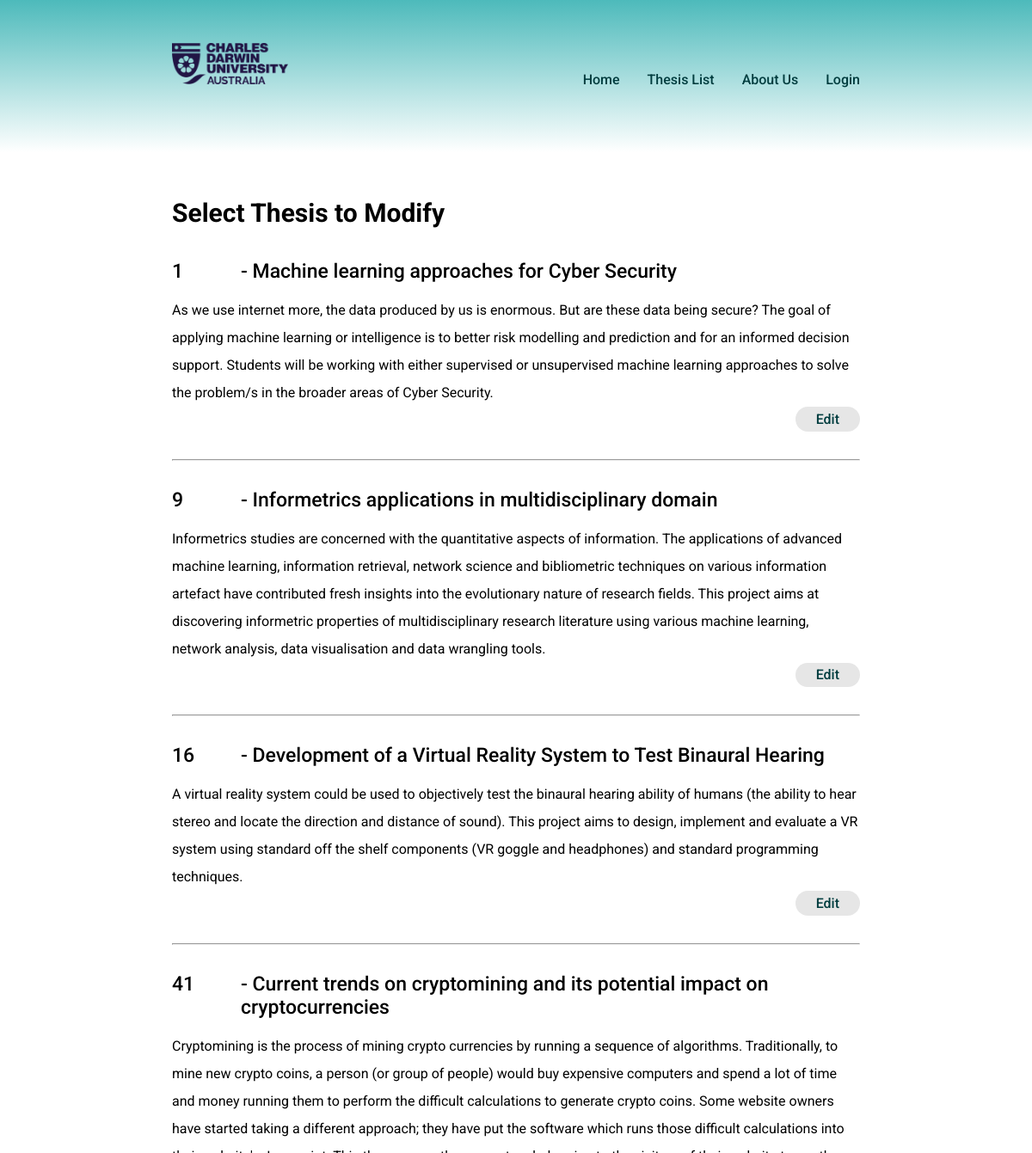
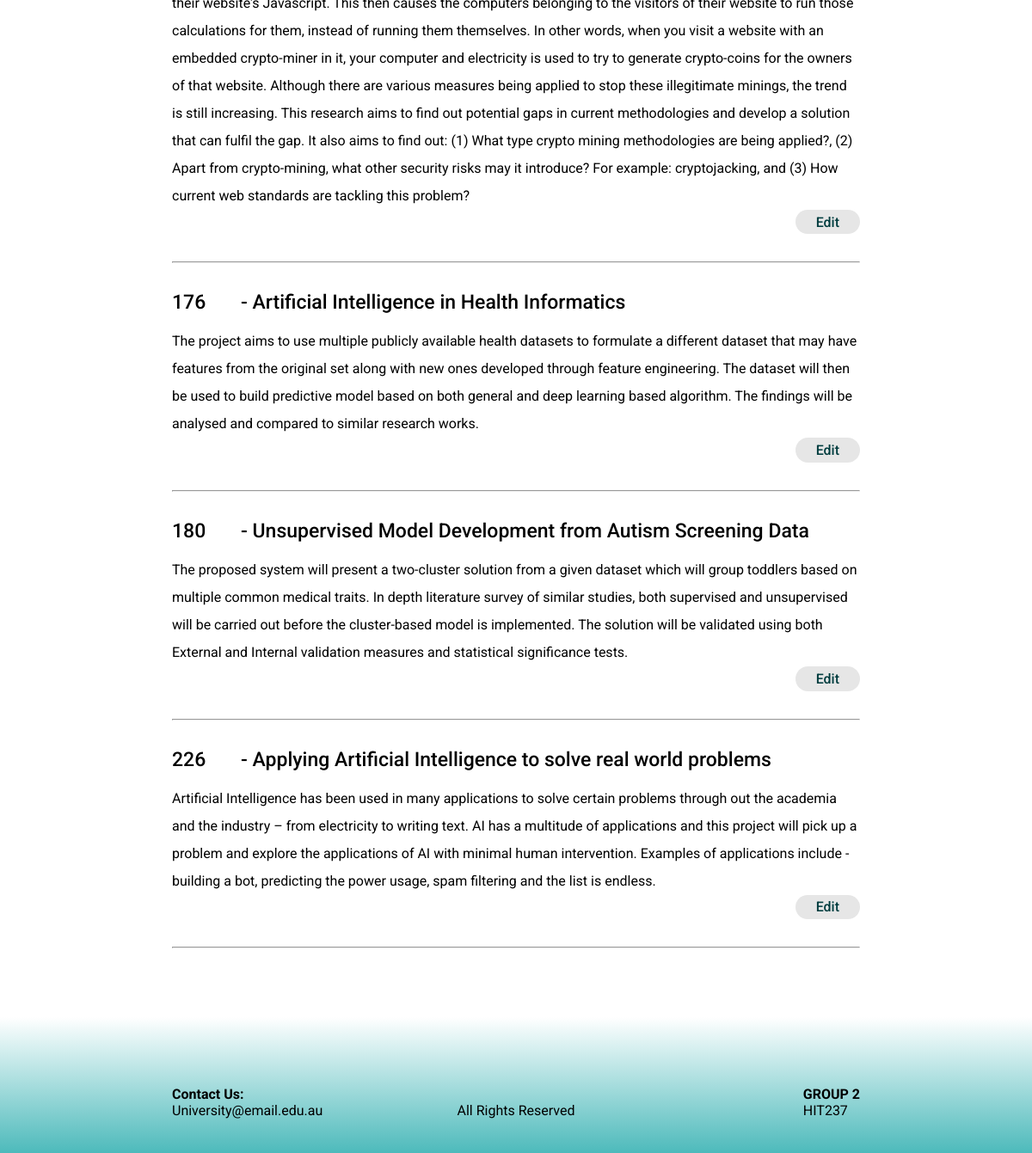
/modify/, run on the app's committed database (2 pictures, top to bottom).
### main/models.py (models this page shows, shortened)
class Thesis(models.Model):
    topic_number = models.IntegerField(
        validators=[
            MinValueValidator(0),
            MaxValueValidator(1000),
        ],
        verbose_name='Thesis Number',
        primary_key=True,
    )
    title = models.CharField(max_length=100, verbose_name='Thesis Title',)
    description = models.TextField(verbose_name='Thesis Description')
    category = models.ForeignKey(Category, on_delete=models.PROTECT, verbose_name='Category Name')
    supervisor = models.ForeignKey(Supervisor, on_delete= models.PROTECT, verbose_name='Supervisor Name')
    course = models.ManyToManyField(Course, verbose_name='Course Name')
    campus = models.ManyToManyField(Campus, verbose_name='Campus Name',)
    date_created = models.DateTimeField(auto_now_add=True, verbose_name = 'Date Created')
    last_edited = models.DateTimeField(auto_now=True, verbose_name = 'Date Edited')
    group_taker_limit = models.IntegerField(
        validators=[
            MinValueValidator(0),
            MaxValueValidator(20),
        ],
        verbose_name='Number Limit of group takers',
        null = True
    )

### main/views.py (the view, shortened to what this page needs)
# urls.py: path('modify/', views.modify, name='modify'),
def modify(request, topic_number=None):
    if topic_number is None:
        thesis = Thesis.objects.all()
        context = {
            'thesis': thesis,
            'edit_menu': True,
        }
        return render(request, "main/modify.html", context)

### main/templates/main/modify.html (shortened to what this page needs)
{% extends "main/base.html" %}
{% block main_body %}
    {% if edit_menu is True %}
        <h2>Select Thesis to Modify</h2>
        {% for thesis in thesis %}
            <section class=thesis-modify-container>
                <div class='thesis-title-container'>
                    <h3 class="topic_number">{{ thesis.topic_number }}</h3>
                    <h3>- {{ thesis.title }}</h3>
                </div>
                <p class="thesis-description">{{ thesis.description }}</p>
                <div class="modify-link-alignment">
                    <a class="modify-link" href="{% url 'modify' thesis.topic_number %}">Edit</a>
                </div>
            </section>
            <hr>
        {% endfor %}
    {% endif %}
{% endblock %}

### main/static/styles.css (style rules this page uses)
:root { font-family: 'Roboto'; --primary-color: #4dbabb; --secondary-color: #e6e6e6; --font-primary: black; --font-secondary: rgb(0, 61, 63); }
body { min-height: 100vh; display: flex; flex-direction: column; justify-content: space-between; }
.supervisor, .courses, .campus, .topic_number, .description_container { display: flex; margin: 1.5rem 0; }
.main_body h2 { font-weight: bold; font-size: 30px; line-height: 1.5; }
.main_body h3 { font-weight: 500; font-size: 23px; margin-bottom: 15px; }

### data on the page
Thesis: topic_number "1", title "Machine learning approaches for Cyber Security", description "As we use internet more, the data produced by us is enormous. But are these data being secure? The goal of applying machine learning or intelligence is to better risk modelling and prediction and for an informed decision support. Students will be working with either supervised or unsupervised machine learning approaches to solve the problem/s in the broader areas of Cyber Security."
Thesis: topic_number "9", title "Informetrics applications in multidisciplinary domain", description "Informetrics studies are concerned with the quantitative aspects of information. The applications of advanced machine learning, information retrieval, network science and bibliometric techniques on various information artefact have contributed fresh insights into the evolutionary nature of research fields. This project aims at discovering informetric properties of multidisciplinary research literature using various machine learning, network analysis, data visualisation and data wrangling tools."
Thesis: topic_number "16", title "Development of a Virtual Reality System to Test Binaural Hearing", description "A virtual reality system could be used to objectively test the binaural hearing ability of humans (the ability to hear stereo and locate the direction and distance of sound). This project aims to design, implement and evaluate a VR system using standard off the shelf components (VR goggle and headphones) and standard programming techniques."
Thesis: topic_number "41", title "Current trends on cryptomining and its potential impact on cryptocurrencies", description "Cryptomining is the process of mining crypto currencies by running a sequence of algorithms. Traditionally, to mine new crypto coins, a person (or group of people) would buy expensive computers and spend a lot of time and money running them to perform the difficult calculations to generate crypto coins. Some website owners have started taking a different approach; they have put the software which runs those difficult calculations into their website's Javascript. This then causes the computers belonging to the visitors of their website to run those calculations for them, instead of running them themselves. In other words, when you visit a website with an embedded crypto-miner in it, your…"
Thesis: topic_number "176", title "Artificial Intelligence in Health Informatics", description "The project aims to use multiple publicly available health datasets to formulate a different dataset that may have features from the original set along with new ones developed through feature engineering. The dataset will then be used to build predictive model based on both general and deep learning based algorithm. The findings will be analysed and compared to similar research works."
Thesis: topic_number "180", title "Unsupervised Model Development from Autism Screening Data", description "The proposed system will present a two-cluster solution from a given dataset which will group toddlers based on multiple common medical traits. In depth literature survey of similar studies, both supervised and unsupervised will be carried out before the cluster-based model is implemented. The solution will be validated using both External and Internal validation measures and statistical significance tests."
Thesis: topic_number "226", title "Applying Artificial Intelligence to solve real world problems", description "Artificial Intelligence has been used in many applications to solve certain problems through out the academia and the industry – from electricity to writing text. AI has a multitude of applications and this project will pick up a problem and explore the applications of AI with minimal human intervention. Examples of applications include -building a bot, predicting the power usage, spam filtering and the list is endless."
